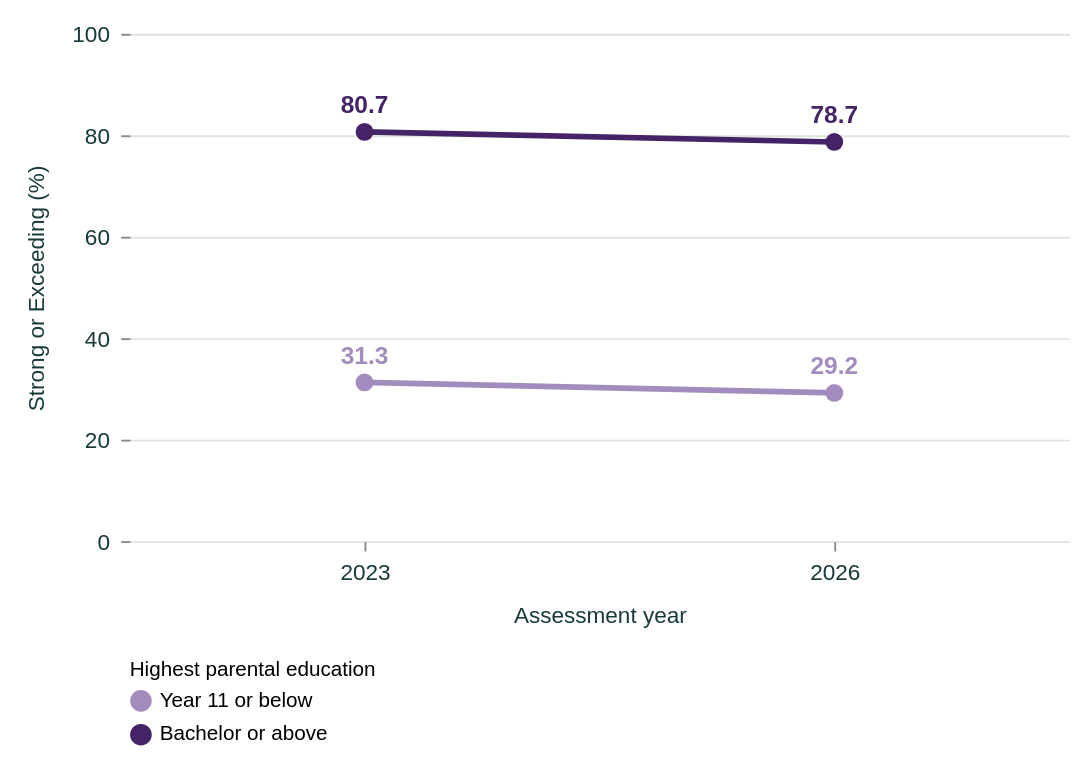

The specification (Vega-Lite) saved for this image:
### Vega-Lite specification from a JSON file in a GitHub repository (floating-point values rounded to 4 significant figures)
{"$schema": "https://vega.github.io/schema/vega-lite/v5.json", "background": "transparent", "padding": 12, "config": {"font": "Arial", "view": {"stroke": null}, "axis": {"labelFontSize": 12, "titleFontSize": 12, "titleFontWeight": "normal", "labelColor": "#193a3a", "titleColor": "#193a3a", "domain": false, "gridColor": "#e1e5dd", "labelPadding": 6, "titlePadding": 12}, "legend": {"orient": "bottom", "titleLimit": 300, "labelLimit": 220, "labelFontSize": 11, "titleFontSize": 11, "titleFontWeight": "normal"}, "title": {"anchor": "start", "fontSize": 14, "color": "#193a3a"}}, "width": 500, "height": 270, "data": {"values": [{"year": 2023, "parent": "Year 11 or below", "proficient": 31.29}, {"year": 2023, "parent": "Bachelor or above", "proficient": 80.67}, {"year": 2026, "parent": "Year 11 or below", "proficient": 29.21}, {"year": 2026, "parent": "Bachelor or above", "proficient": 78.68}]}, "encoding": {"x": {"field": "year", "type": "ordinal", "title": "Assessment year", "axis": {"labelAngle": 0}}, "y": {"field": "proficient", "type": "quantitative", "title": "Strong or Exceeding (%)", "scale": {"domain": [0, 100]}}, "color": {"field": "parent", "type": "nominal", "title": "Highest parental education", "scale": {"domain": ["Year 11 or below", "Bachelor or above"], "range": ["#a28cbe", "#452367"]}, "legend": {"columns": 1}}, "detail": {"field": "parent"}, "tooltip": [{"field": "parent", "title": "Parental education"}, {"field": "year", "title": "Year", "format": "d"}, {"field": "proficient", "title": "Strong or Exceeding (%)", "format": ".1f"}]}, "layer": [{"mark": {"type": "line", "point": {"filled": true, "size": 90}, "strokeWidth": 3}}, {"mark": {"type": "text", "dy": -14, "fontSize": 13, "fontWeight": "bold"}, "encoding": {"text": {"field": "proficient", "type": "quantitative", "format": ".1f"}}}]}
